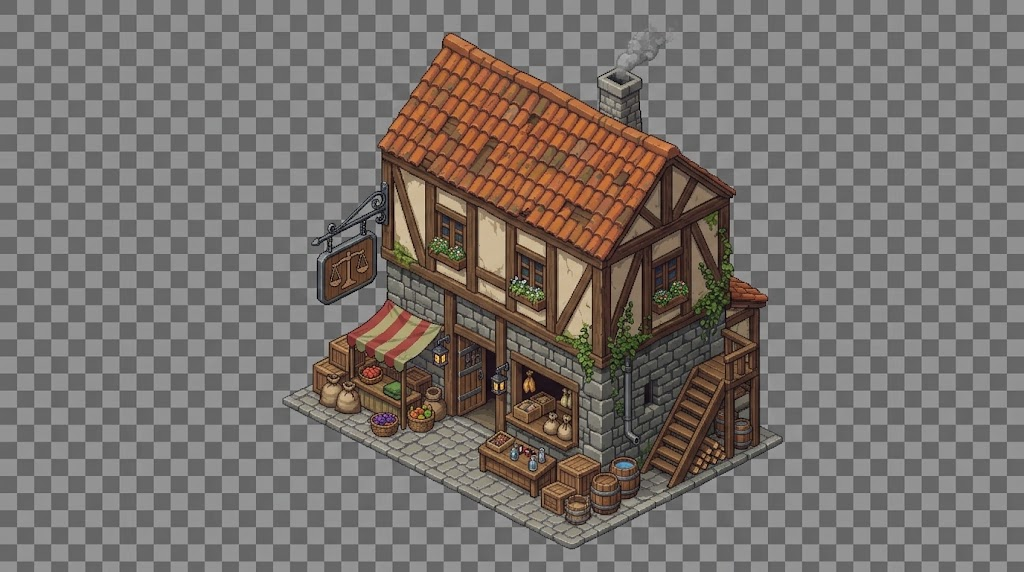
#> input picture imagens/predio-comercial.jpg, 1024 x 572 px, found by its file name
$ python extract_predio_comercial.py
#> lines starting #> are read from the running program, lines starting #| are printed output that depends on the picture; after the words box and inside, x2 and y2 are one past the last pixel; in counts of white or black regions, pixels touching at a corner belong together
### Tools/extract_casa.py
"""Recorta os 5 estágios da construção da casa (imagens/casa-construcao.jpeg).

Esta imagem não serve para o extract_pixelart.py: é pequena, não está alinhada a uma grade
de pixel exata, e as pedras cinzas da obra têm o mesmo tom do xadrez de fundo (a detecção
por faixa de cinza apagava as pedras). Aqui o xadrez é removido pela POSIÇÃO: ajusta-se a
grade dos quadrados, e em cada ponto só é fundo o cinza que bate com o tom esperado ali
(claro ou escuro), ligado à borda da imagem. A arte fica na resolução da imagem.

Saída: Assets/Resources/Buildings/casa_1.png .. casa_5.png (terreno marcado, andaime,
paredes, telhado em obra, casa pronta), todas com a mesma largura de tela e alinhadas pela
base, para trocar de estágio sem a construção "andar".

Uso:  python3 Tools/extract_casa.py
"""
import os
import numpy as np
from PIL import Image

SRC = "imagens/casa-construcao.jpeg"
OUT = "Assets/Resources/Buildings"
STAGES = 5
TOL = 16           # quanto o cinza pode fugir do tom esperado do quadrado


def checker_fit(a):
    """Acha tamanho e deslocamento dos quadrados do xadrez numa faixa só de fundo (topo)."""
    lum = a.mean(2)
    band = lum[:110]
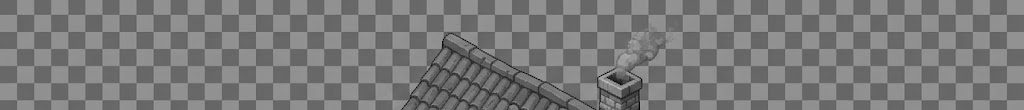
#> band: shape (110, 1024) float64; min 0, max 201.3, mean 121.6
    lo, hi = np.percentile(band, 20), np.percentile(band, 80)
#> lo = 103; hi = 145
    best = None
    ys, xs = np.mgrid[0:band.shape[0], 0:band.shape[1]]
    for p in np.arange(16.6, 17.6, 0.04):
        for ox in np.arange(0, p, 1.0):
            for oy in np.arange(0, p, 1.0):
                par = (np.floor((xs + ox) / p) + np.floor((ys + oy) / p)) % 2
                err = np.abs(band - np.where(par == 0, lo, hi)).mean()
                if best is None or err < best[0]:
                    best = (err, p, ox, oy)
#> after the loop, best = (5.16, 17.08, 1, 3)
    return best[1], best[2], best[3], lo, hi


def background(a):
    p, ox, oy, lo, hi = checker_fit(a)
#> p = 17.08; ox = 1; oy = 3; lo = 103; hi = 145
    print(f"xadrez: quadrado {p:.2f}px, tons {lo:.0f}/{hi:.0f}")
#| xadrez: quadrado 17.08px, tons 103/145
    H, W, _ = a.shape
#> H = 572; W = 1024
    lum = a.mean(2)
    neutral = (np.abs(a[:, :, 0] - a[:, :, 1]) < 12) & (np.abs(a[:, :, 1] - a[:, :, 2]) < 12)
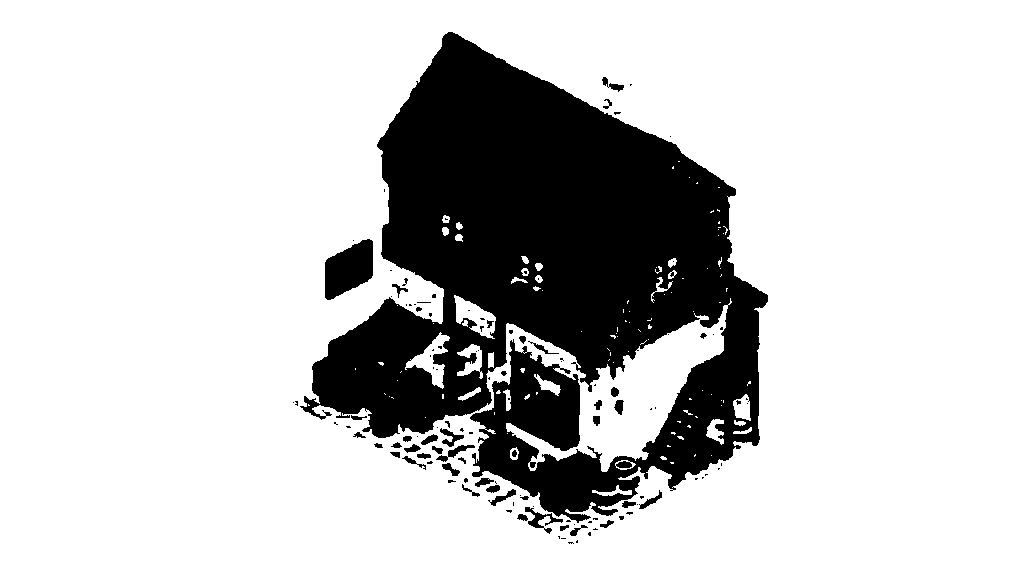
#> neutral: shape (572, 1024) bool; 78.9% white; 121 black regions (77 under 20 px), largest, box (x1, y1, x2, y2) and area: (300, 32, 768, 523) 118015, (325, 239, 373, 300) 2011, (525, 507, 563, 534) 290
    ys, xs = np.mgrid[0:H, 0:W]
    fx, fy = (xs + ox) / p, (ys + oy) / p
    expected = np.where((np.floor(fx) + np.floor(fy)) % 2 == 0, lo, hi)
#> expected: shape (572, 1024) float64; values 103 (black) and 145 (white), 50% white; 1 white region, box (x1, y1, x2, y2) and area: (0, 0, 1024, 572) 292864
    cand = neutral & (np.abs(lum - expected) < TOL)
#> cand: shape (572, 1024) bool; 70.9% white; 906 black regions (845 under 20 px), largest, box (x1, y1, x2, y2) and area: (0, 0, 1024, 572) 165347, (136, 204, 137, 322) 118, (118, 510, 140, 572) 109
    # Na divisa entre dois quadrados o JPEG mistura os tons: aceita qualquer cinza intermediário.
    edge = (np.minimum(fx % 1, 1 - fx % 1) * p < 1.6) | (np.minimum(fy % 1, 1 - fy % 1) * p < 1.6)
#> edge: shape (572, 1024) bool; 33.7% white; 1 white region, box (x1, y1, x2, y2) and area: (0, 0, 1024, 572) 197550
    cand |= neutral & edge & (lum > lo - TOL) & (lum < hi + TOL)
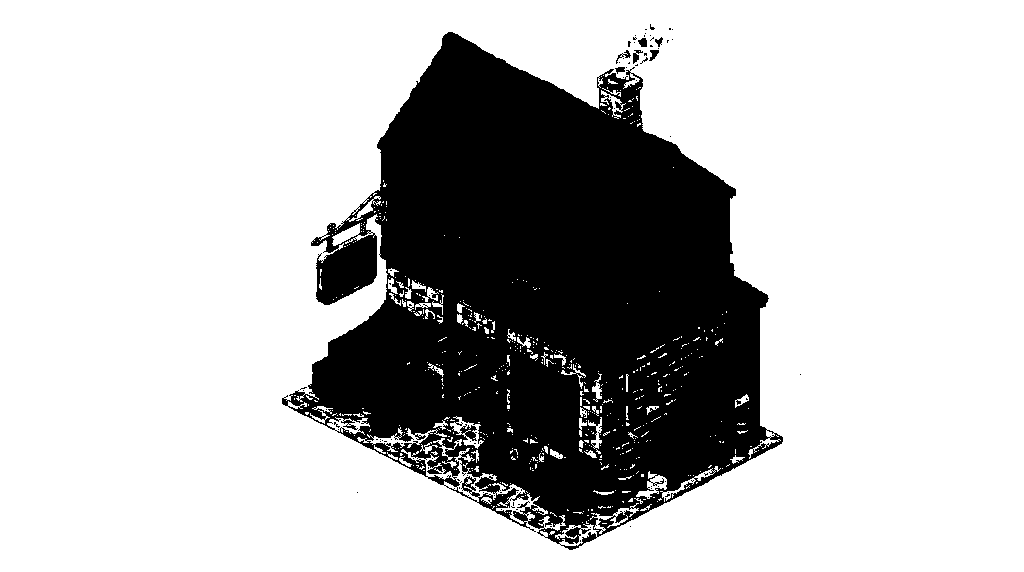
#> cand: shape (572, 1024) bool; 74.1% white; 99 black regions (92 under 20 px), largest, box (x1, y1, x2, y2) and area: (282, 32, 783, 550) 151110, (633, 50, 643, 64) 68, (638, 38, 647, 47) 62

    # Só é fundo o que se liga à borda: cinzas dentro do desenho ficam.
    bg = np.zeros((H, W), bool)
    stack = [(y, x) for y in range(H) for x in (0, W - 1) if cand[y, x]]
#> stack = 1144 pairs, first value 0 to 571, second value 0 to 1023
    stack += [(y, x) for x in range(W) for y in (0, H - 1) if cand[y, x]]
#> stack = 3192 pairs, first value 0 to 571, second value 0 to 1023
    for y, x in stack:
        bg[y, x] = True
#> this loop made 3192 passes
#> (y, x) on passes 1 to 3: (0, 0), (0, 1023), (1, 0)
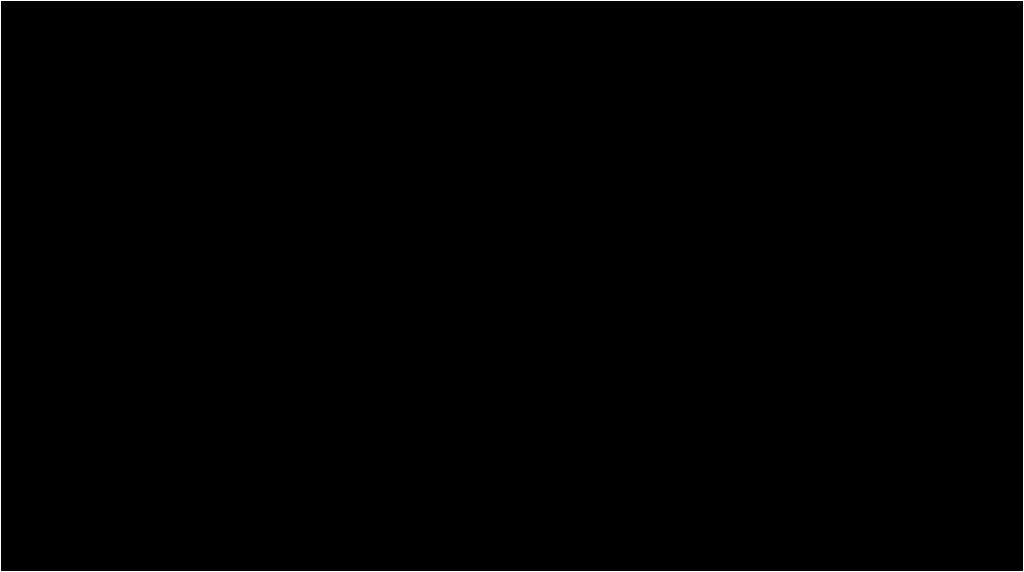
#> bg: shape (572, 1024) bool; 0.54% white in thin lines or dots
    while stack:
        y, x = stack.pop()
        for dy, dx in ((1, 0), (-1, 0), (0, 1), (0, -1)):
            ny, nx = y + dy, x + dx
            if 0 <= ny < H and 0 <= nx < W and cand[ny, nx] and not bg[ny, nx]:
                bg[ny, nx] = True
                stack.append((ny, nx))
#> this loop made 423942 passes
#> (y, x) on passes 1 to 3: (571, 1023), (0, 1023), (571, 1022)
#> bg: shape (572, 1024) bool; 72.4% white; 37 black regions (30 under 20 px), largest, box (x1, y1, x2, y2) and area: (282, 32, 783, 550) 161336, (633, 50, 643, 64) 69, (638, 38, 647, 47) 62
#> after the loop, stack = []

    # Áreas de fundo fechadas pelo desenho (dentro do andaime, janelas, entre pernas de
    # mesa) não se ligam à borda. Uma região cinza fechada vira fundo se quase toda bater
    # com o tom do xadrez naquela posição e for cinza puro (as pedras puxam para o azul).
    # A divisa entre quadrados (borrada pelo JPEG) também conta como acerto.
    strict = neutral & ((np.abs(lum - expected) < 12) | edge)
#> strict: shape (572, 1024) bool; 75.1% white; 119 black regions (55 under 20 px), largest, box (x1, y1, x2, y2) and area: (291, 32, 768, 544) 136635, (325, 238, 374, 303) 2362, (599, 69, 632, 98) 466
    seen = bg.copy()
    for y0, x0 in zip(*np.where(cand & ~bg)):
        if seen[y0, x0]:
            continue
        comp, stack = [], [(y0, x0)]
        seen[y0, x0] = True
        while stack:
            y, x = stack.pop()
            comp.append((y, x))
            for dy, dx in ((1, 0), (-1, 0), (0, 1), (0, -1)):
                ny, nx = y + dy, x + dx
                if 0 <= ny < H and 0 <= nx < W and cand[ny, nx] and not seen[ny, nx]:
                    seen[ny, nx] = True
                    stack.append((ny, nx))
        cy, cx = np.array(comp).T
        if len(comp) < 12 or strict[cy, cx].mean() < 0.9:
            continue
        # Pedras e chaminé são de um cinza levemente azulado; o xadrez é cinza puro.
        if (a[cy, cx, 2] - a[cy, cx, 0]).mean() >= 1.0:
            continue
        core = ~edge[cy, cx]
        if core.sum() == 0:
            continue
        l, e = lum[cy, cx][core], expected[cy, cx][core]
        dark = np.mean(e == lo)
        off = np.abs(l - e).mean()
        mixed = len(comp) >= 40 and 0.1 < dark < 0.9 and off < 9   # pega os dois tons do xadrez
        flat = l.std() < 5 and off < 6                 # buraco de um quadrado só (janela)
        if mixed or flat:
            bg[cy, cx] = True
#> this loop made 10112 passes
#> (y0, x0) on passes 6, 7, 9: (56, 620), (56, 621), (74, 630)
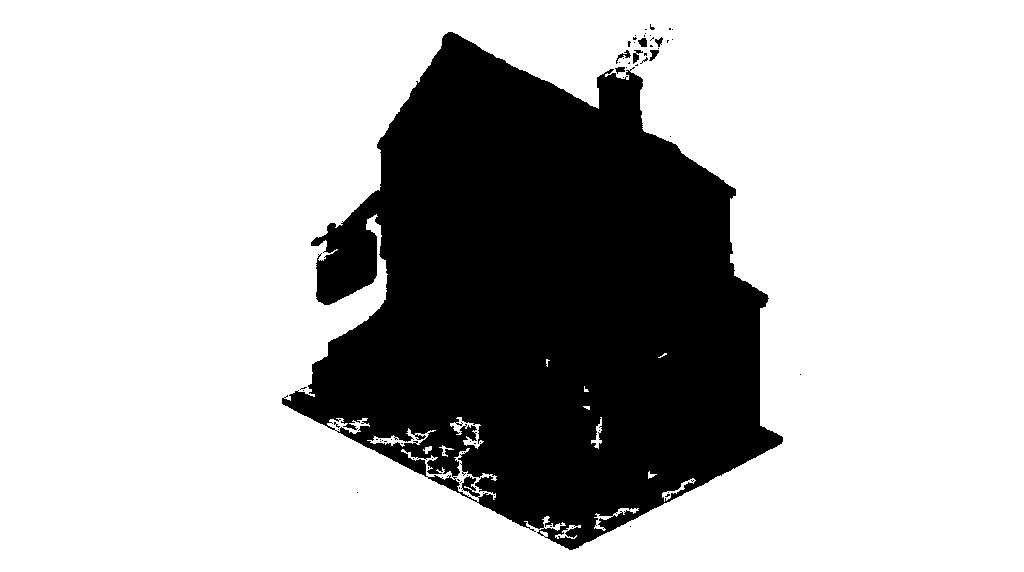
#> bg: shape (572, 1024) bool; 72.8% white; 66 black regions (59 under 20 px), largest, box (x1, y1, x2, y2) and area: (282, 32, 783, 550) 158691, (633, 50, 643, 64) 69, (638, 38, 647, 47) 62

    # Auréola: pixel de borda cinza-médio (mistura da arte com o fundo) também sai.
    for _ in range(2):
        near = np.zeros_like(bg)
        near[1:] |= bg[:-1]; near[:-1] |= bg[1:]; near[:, 1:] |= bg[:, :-1]; near[:, :-1] |= bg[:, 1:]
        halo = ~bg & near & neutral & (lum > lo - 10) & (lum < hi + 10)
        bg |= halo
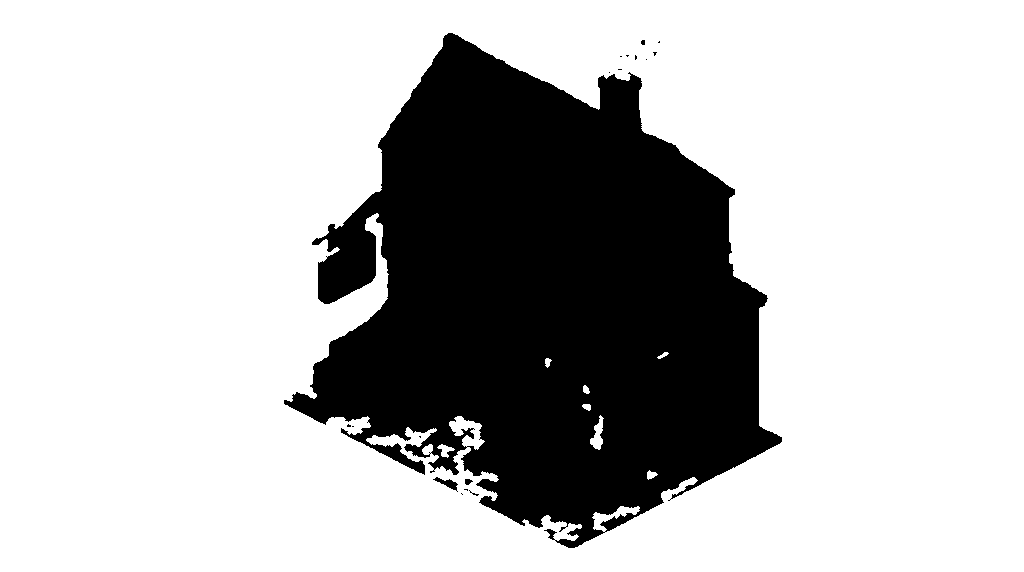
#> near: shape (572, 1024) bool; 73.7% white; 18 black regions (15 under 20 px), largest, box (x1, y1, x2, y2) and area: (284, 33, 782, 548) 153678, (433, 477, 458, 492) 134, (465, 479, 473, 485) 34
    return bg


def drop_specks(fg, min_size=25):
    """Tira grupinhos soltos de pixels (ruído do JPEG no meio do fundo)."""
#> called with min_size = 400
    H, W = fg.shape
#> H = 572; W = 1024
    seen = np.zeros_like(fg)
    out = fg.copy()
#> out: shape (572, 1024) bool; 26.9% white; 111 white regions (107 under 20 px), largest, box (x1, y1, x2, y2) and area: (283, 32, 783, 549) 157118, (464, 478, 474, 486) 47, (346, 423, 355, 428) 26, (620, 54, 631, 58) 25
    for y, x in zip(*np.where(fg)):
        if seen[y, x]:
            continue
        comp, stack = [], [(y, x)]
        seen[y, x] = True
        while stack:
            cy, cx = stack.pop()
            comp.append((cy, cx))
            for dy in (-1, 0, 1):
                for dx in (-1, 0, 1):
                    ny, nx = cy + dy, cx + dx
                    if 0 <= ny < H and 0 <= nx < W and fg[ny, nx] and not seen[ny, nx]:
                        seen[ny, nx] = True
                        stack.append((ny, nx))
        if len(comp) < min_size:
            for cy, cx in comp:
                out[cy, cx] = False
#> this loop made 157489 passes
#> (y, x) on passes 1 to 3: (32, 448), (32, 449), (32, 450)
#> out: shape (572, 1024) bool; 26.8% white; 1 white region, box (x1, y1, x2, y2) and area: (283, 32, 783, 549) 157118
    return out


# [51 lines left out: functions groups, main, not called in this run]


# [2 lines that do not run on import are left out]

### Tools/extract_predio_comercial.py
"""Prédio comercial (loja) de imagens/predio-comercial.jpg, na mesma escala da casa.

O fundo xadrez sai pela posição dos quadrados (extract_casa.background), a fumaça da
chaminé e os grãos soltos saem por tamanho. A arte é reduzida para a largura da casa
(192 px = 6 quadrados da grade, Resources/Buildings/casa_5.png), mantendo a proporção:
assim fica na mesma escala no mapa (32 px por unidade, base nos pés do prédio).
Saída: Assets/Resources/Buildings/loja.png e Assets/Art/Sprites/Environment/Predios/loja.png
(esta é a que vai na cena: RaelMMO > Mapa > Colocar prédio comercial)
Uso: python Tools/extract_predio_comercial.py
"""
import os
import sys

import numpy as np
from PIL import Image

sys.path.insert(0, os.path.dirname(__file__))
from extract_casa import background, drop_specks  # noqa: E402

SRC = "imagens/predio-comercial.jpg"
OUT = "Assets/Resources/Buildings/loja.png"
OUT_SCENE = "Assets/Art/Sprites/Environment/Predios/loja.png"
WIDTH = 192   # largura da casa


def main():
    a = np.array(Image.open(SRC).convert("RGB")).astype(float)
    fg = drop_specks(~background(a), 400)
    ys, xs = np.where(fg)
    y0, y1, x0, x1 = ys.min(), ys.max(), xs.min(), xs.max()
#> y0 = 32; y1 = 548; x0 = 283; x1 = 782
    rgb = a[y0:y1 + 1, x0:x1 + 1]
    alpha = fg[y0:y1 + 1, x0:x1 + 1].astype(float)
#> alpha: shape (517, 500) float64; values 0 (black) and 1 (white), 60.8% white; 15 black regions (1 under 20 px), largest, box (x1, y1, x2, y2) and area: (170, 0, 500, 405) 34954, (0, 0, 165, 370) 30788, (0, 372, 285, 517) 23072
    h, w = alpha.shape
#> h = 517; w = 500
    H = round(h * WIDTH / w)
#> H = 199
    # Redução pré-multiplicada (a borda não escurece) e alfa sem meio-termo (pixel art).
    pre = Image.fromarray((rgb * alpha[:, :, None]).clip(0, 255).astype(np.uint8)).resize((WIDTH, H), Image.LANCZOS)
    al = np.array(Image.fromarray((alpha * 255).astype(np.uint8)).resize((WIDTH, H), Image.LANCZOS)).astype(float) / 255
    col = np.array(pre).astype(float) / np.maximum(al[:, :, None], 1e-3)
    out = np.dstack([col.clip(0, 255).astype(np.uint8), np.where(al > 0.5, 255, 0).astype(np.uint8)])
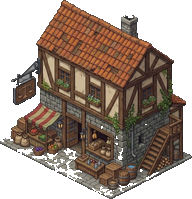
#> out: shape (199, 192, 4); mean R, G, B, A 68.9, 53.6, 43.1, 154.9; transparent parts drawn white
    Image.fromarray(out, "RGBA").save(OUT)
    os.makedirs(os.path.dirname(OUT_SCENE), exist_ok=True)
    Image.fromarray(out, "RGBA").save(OUT_SCENE)
    print(f"  recorte {w}x{h} -> {OUT}: {WIDTH}x{H}")
#|   recorte 500x517 -> Assets/Resources/Buildings/loja.png: 192x199


if __name__ == "__main__":
    main()
